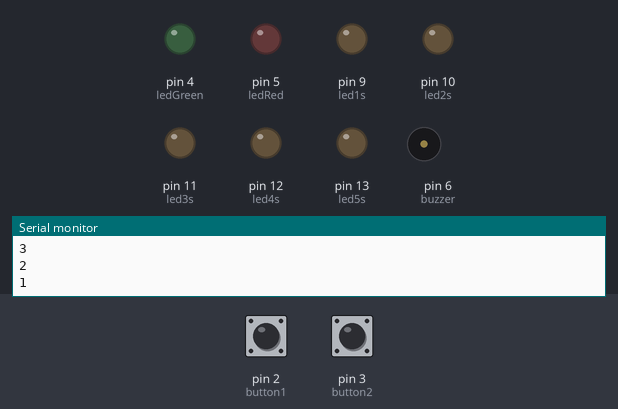
This sketch was run on a simulated Arduino Uno, built with avr-gcc and run on an emulated ATmega328P. Shown: output pins drawn as LEDs (lit = HIGH), buzzer (waves = sounding), the last lines printed to the serial monitor. The inputs (shaded band) are chosen by the test bench; at power-on: pin 2 (button1) LOW, pin 3 (button2) LOW. Random numbers use the default seed unless the sketch sets one.

Above: at 5.8 s.
5.9 s: pin 2 (button1) pulled HIGH for 0.15 s
At 7.6 s:
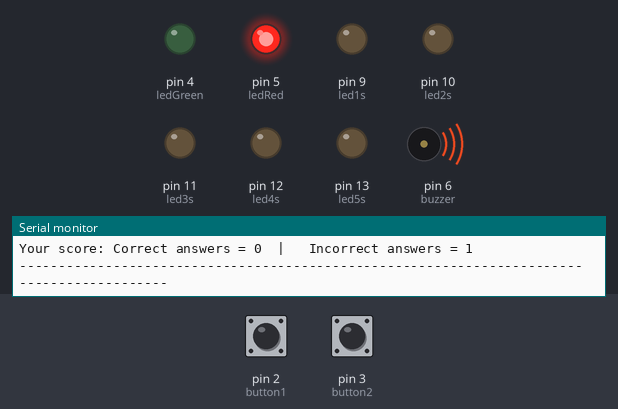
At 9.0 s:
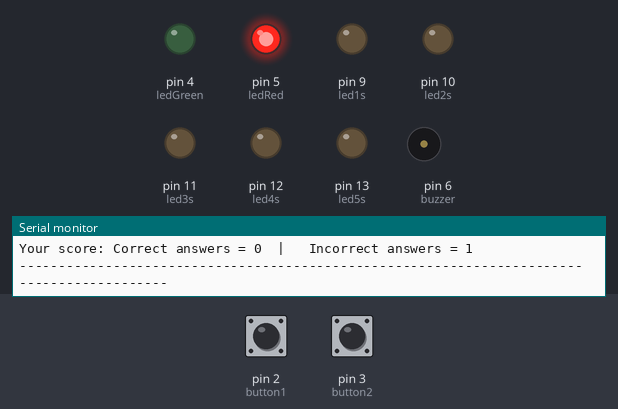
Timing chart, 0 to 19.5 s (numbered marks = the images above; inputs shaded):
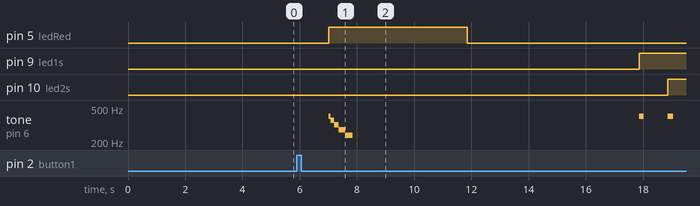

Measured:
- after the input at 5.9 s, pin 5 (ledRed): LOW → HIGH after 1.1 s, → LOW 4.8 s later
- by itself, tone on pin 6 (buzzer): plays 400 Hz for 0.07 s, 360 Hz for 0.11 s, 320 Hz for 0.17 s, 280 Hz for 0.22 s, 240 Hz for 0.27 s, 400 Hz for 0.16 s … (7 notes in this stretch)

The sketch:

Arduino_simple_quiz.ino
```cpp
/*
* Vojislav Dragicevic
* Arduino Simple Quiz
*/
const int button1 = 2;
const int button2 = 3;
const int ledGreen = 4;
const int ledRed = 5;
const int buzzer = 6;
const int led1s = 9;
const int led2s = 10;
const int led3s = 11;
const int led4s = 12;
const int led5s = 13;

int leftButtonState = 0;
int rightButtonState = 0;
int numOfCorrectAnsw = 0;
int numOfIncorrectAnsw = 0;
int helperForQuestions=0;
int helperForTimer = 0;
unsigned long start;
int i;

String questions[] = {
    "Link between CPU and memory is provided by bus.",
    "A/D block converts analog signal to binary number and forwards it to CPU block",
    "Longer leg is the negative side of the LED (cathode), and shorter leg is the positive side (anode).",
    "On the resistor the color of the third ring represents multiplier.",
    "Microcontrollers have a high power consumption.",
    "Microcontrollers understand only binary numbers.",
    "CISC is abbreviation of Complex Instruction Set Computer.",
    "RISC is abberviation of Reliable Instruction Set Computer.",
    "The ADC operates at frequencies between 50 kHz and 200 kHz.",
    "The position of the servo motor has range from 0 to 360 degrees."
  };
String correctAnsw[] = {
    "Yes",
    "Yes",
    "No",
    "Yes",
    "No",
    "Yes",
    "Yes",
    "No",
    "No",
    "No"
  };

void setup()
{
  pinMode(button1, INPUT);
  pinMode(button2, INPUT);
  pinMode(ledGreen, OUTPUT);
  pinMode(ledRed, OUTPUT);
  pinMode(led1s, OUTPUT);
  pinMode(led2s, OUTPUT);
  pinMode(led3s, OUTPUT);
  pinMode(led4s, OUTPUT);
  pinMode(led5s, OUTPUT);
  pinMode(buzzer, OUTPUT);
  Serial.begin(9600);
}

void loop()
{
  leftButtonState = digitalRead(button1);
  rightButtonState = digitalRead(button2);

  if(helperForQuestions%2 == 0 ) {
    i= random(10);
    displayQuestion(i);
    helperForQuestions++;
  }

  if(helperForTimer%2 == 0) {
    helperForTimer++;
    start = millis();
  }
  timeCounter();

  if(leftButtonState == HIGH || rightButtonState == HIGH) {
    checkAnswer(i);
    helperForTimer++;
    helperForQuestions++;
    turnOffAll();
  } else if(millis() > start+5500) {
    Serial.print("Time is up, correct answer is \"");
    Serial.print(correctAnsw[i]+"\".\n");
    numOfIncorrectAnsw++;
    displayScore();
    Serial.println("-------------------------------------------------------------------------------------------\n");
    timeIsUpSound();
    helperForTimer++;
    helperForQuestions++;
    delay(4000);
    turnOffAll();
  }

}

//Display question
void displayQuestion(int i) {
  Serial.println(questions[i]);
    delay(1000);
    Serial.println("Time starts in:");
    delay(1000);
    for(int j=3;j>0;j--){
      Serial.println(j);
      delay(1000);
    }
}

//Timer
void timeCounter() {
   if (millis() > start+1000 && millis() < start+1100) {
      digitalWrite(led1s, HIGH);
      beepSound();
    } else if (millis() > start+2000 && millis() < start+2100) {
      digitalWrite(led2s, HIGH);
      beepSound();
    } else if (millis() > start+3000 && millis() < start+3100) {
      digitalWrite(led3s, HIGH);
      beepSound();
    } else if (millis() > start+4000 && millis() < start+4100) {
      digitalWrite(led4s, HIGH);
      beepSound();
    } else if (millis() > start+5000 && millis() < start+5100) {
      digitalWrite(led5s, HIGH);
      beepSound();
  }
}

//Timer sound
void beepSound() {
  tone(buzzer, 400,100);
}

//Check if answer is correct
void checkAnswer(int i) {
  if(leftButtonState == HIGH){
      delay(1000);
      if(correctAnsw[i] == "Yes") {
        Serial.println("Your answer is correct.");
        numOfCorrectAnsw++;
        displayScore();
        Serial.println("-------------------------------------------------------------------------------------------\n");
        digitalWrite(ledGreen, HIGH);
        correctAnswerSound();
        delay(4000);
      } else {
        Serial.println("Your answer is incorrect.");
        numOfIncorrectAnsw++;
        displayScore();
        Serial.println("-------------------------------------------------------------------------------------------\n");
        digitalWrite(ledRed, HIGH);
        incorrectAnswerSound();
        delay(4000);
      }
    } else if(rightButtonState == HIGH) {
      delay(1000);
      if(correctAnsw[i] == "Yes") {
        Serial.println("Your answer is incorrect.");
        numOfIncorrectAnsw++;
        displayScore();
        Serial.println("-------------------------------------------------------------------------------------------\n");
        digitalWrite(ledRed, HIGH);
        incorrectAnswerSound();
        delay(4000);
      } else {
        Serial.println("Your answer is correct.");
        numOfCorrectAnsw++;
        displayScore();
        Serial.println("-------------------------------------------------------------------------------------------\n");
        digitalWrite(ledGreen, HIGH);
        correctAnswerSound();
        delay(4000);
      }
    }
}

//Display Score
void displayScore() {
  Serial.print("Your score: Correct answers = ");
  Serial.print(numOfCorrectAnsw);
  Serial.print("  |   Incorrect answers = ");
  Serial.print(numOfIncorrectAnsw);
  Serial.println();
}

//Correct answer sound
void correctAnswerSound() {
  tone(buzzer, 240);
  delay(50);
  tone(buzzer, 280);
  delay(70);
  tone(buzzer, 320);
  delay(100);
  tone(buzzer, 360);
  delay(140);
  tone(buzzer, 400);
  delay(190);
  noTone(buzzer);
}

//Incorrect answer sound
void incorrectAnswerSound() {
  tone(buzzer, 400);
  delay(70);
  tone(buzzer, 360);
  delay(110);
  tone(buzzer, 320);
  delay(170);
  tone(buzzer, 280);
  delay(220);
  tone(buzzer, 240);
  delay(270);
  noTone(buzzer);
}

//Time is up sound
void timeIsUpSound() {
  tone(buzzer, 400,2500);
}

//Turn off all leds
void turnOffAll() {
  digitalWrite(ledGreen, LOW);
  digitalWrite(ledRed, LOW);
  digitalWrite(led1s, LOW);
  digitalWrite(led2s, LOW);
  digitalWrite(led3s, LOW);
  digitalWrite(led4s, LOW);
  digitalWrite(led5s, LOW);
}
```
